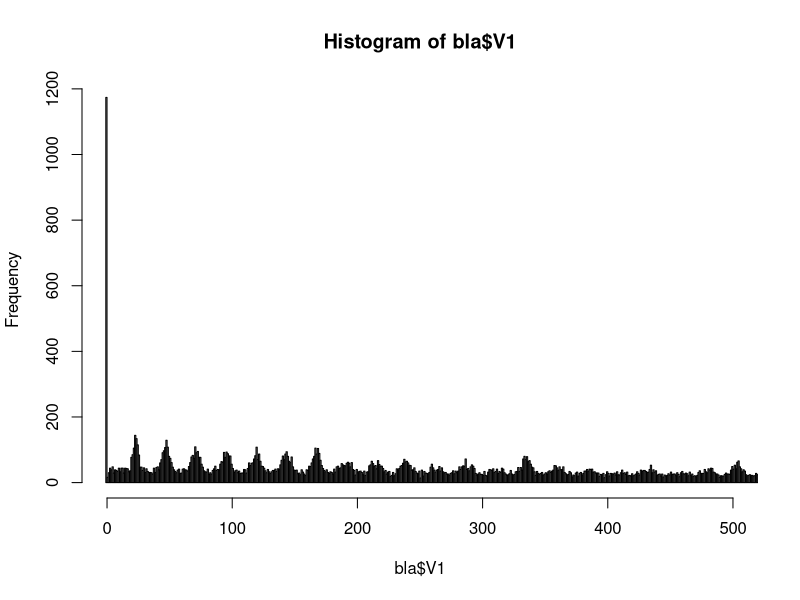
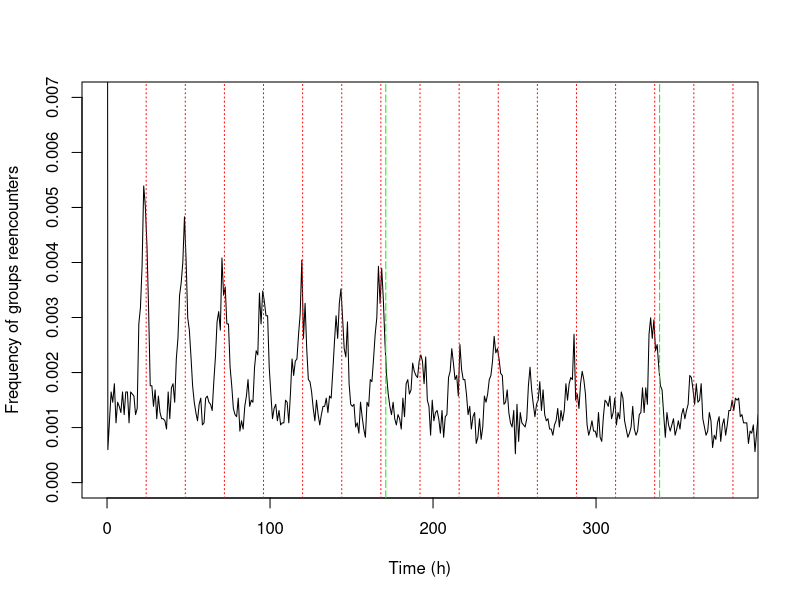

Here is the R script that generated these plots, in order:
bla = read.csv("samples.csv",head=F)
a = hist(bla$V1,seq(min(bla$V1),max(bla$V1)+1,by=1), xlim=c(0,500))
png("synth_periodicity.png")
plot(a$mids,a$density,type="l", xlim=c(0,384), ylim=c(0,0.007) ,xlab = "Time (h)",ylab="Frequency of groups reencounters")
abline(v = seq(from=24, to=384, by=24),col="red",lty=3,lwd=1)
abline(v=c(171,168+171),col="green",lty=5,lwd=1)
dev.off()
